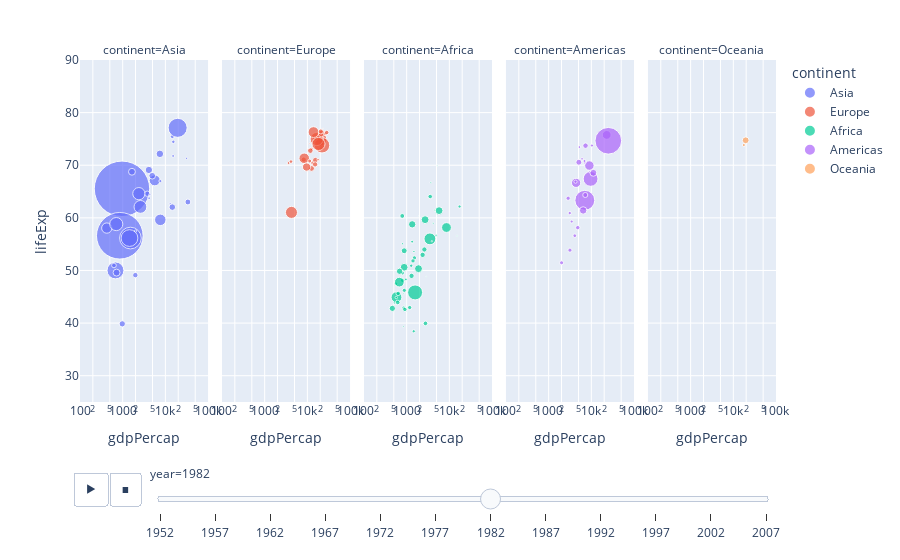

Write notebook code for a chart like this one.
### Code cell
df3 = px.data.gapminder()
fig = px.scatter(df3, x="gdpPercap", y="lifeExp", animation_frame="year", animation_group="country",
                 size="pop", color="continent", hover_name="country", facet_col="continent",
                 log_x = True, size_max = 45, range_x = [100, 100000], range_y = [25,90])             
                

fig.show()

### Figure 1 — Plotly figure (JSON) as saved in the notebook; plotly's stock layout.template omitted (floating-point values rounded to 4 significant figures)
{"data": [{"hovertemplate": "<b>%{hovertext}</b><br><br>continent=Asia<br>year=1982<br>gdpPercap=%{x}<br>lifeExp=%{y}<br>pop=%{marker.size}<extra></extra>", "hovertext": ["Afghanistan", "Bahrain", "Bangladesh", "Cambodia", "China", "Hong Kong, China", "India", "Indonesia", "Iran", "Iraq", "Israel", "Japan", "Jordan", "Korea, Dem. Rep.", "Korea, Rep.", "Kuwait", "Lebanon", "Malaysia", "Mongolia", "Myanmar", "Nepal", "Oman", "Pakistan", "Philippines", "Saudi Arabia", "Singapore", "Sri Lanka", "Syria", "Taiwan", "Thailand", "Vietnam", "West Bank and Gaza", "Yemen, Rep."], "ids": ["Afghanistan", "Bahrain", "Bangladesh", "Cambodia", "China", "Hong Kong, China", "India", "Indonesia", "Iran", "Iraq", "Israel", "Japan", "Jordan", "Korea, Dem. Rep.", "Korea, Rep.", "Kuwait", "Lebanon", "Malaysia", "Mongolia", "Myanmar", "Nepal", "Oman", "Pakistan", "Philippines", "Saudi Arabia", "Singapore", "Sri Lanka", "Syria", "Taiwan", "Thailand", "Vietnam", "West Bank and Gaza", "Yemen, Rep."], "legendgroup": "Asia", "marker": {"color": "#636efa", "size": [12881816, 377967, 93074406, 7272485, 1000281000, 5264500, 708000000, 153343000, 43072751, 14173318, 3858421, 118454974, 2347031, 17647518, 39326000, 1497494, 3086876, 14441916, 1756032, 34680442, 15796314, 1301048, 91462088, 53456774, 11254672, 2651869, 15410151, 9410494, 18501390, 48827160, 56142181, 1425876, 9657618], "sizemode": "area", "sizeref": 651200.0, "symbol": "circle"}, "mode": "markers", "name": "Asia", "orientation": "v", "showlegend": true, "type": "scatter", "x": [978.0, 19210.0, 677.0, 624.5, 962.4, 14560.0, 855.7, 1517.0, 7608.0, 14520.0, 15370.0, 19380.0, 4161.0, 4107.0, 5623.0, 31350.0, 7641.0, 4920.0, 2001.0, 424, 718.4, 12950.0, 1443.0, 2603.0, 33690.0, 15170.0, 1648.0, 3762.0, 7426.0, 2393.0, 707.2, 4336.0, 1978.0], "xaxis": "x", "y": [39.85, 69.05, 50.01, 50.96, 65.53, 75.45, 56.6, 56.16, 59.62, 62.04, 74.45, 77.11, 63.74, 69.1, 67.12, 71.31, 66.98, 68, 57.49, 58.06, 49.59, 62.73, 56.16, 62.08, 63.01, 71.76, 68.76, 64.59, 72.16, 64.6, 58.82, 64.41, 49.11], "yaxis": "y"}, {"hovertemplate": "<b>%{hovertext}</b><br><br>continent=Europe<br>year=1982<br>gdpPercap=%{x}<br>lifeExp=%{y}<br>pop=%{marker.size}<extra></extra>", "hovertext": ["Albania", "Austria", "Belgium", "Bosnia and Herzegovina", "Bulgaria", "Croatia", "Czech Republic", "Denmark", "Finland", "France", "Germany", "Greece", "Hungary", "Iceland", "Ireland", "Italy", "Montenegro", "Netherlands", "Norway", "Poland", "Portugal", "Romania", "Serbia", "Slovak Republic", "Slovenia", "Spain", "Sweden", "Switzerland", "Turkey", "United Kingdom"], "ids": ["Albania", "Austria", "Belgium", "Bosnia and Herzegovina", "Bulgaria", "Croatia", "Czech Republic", "Denmark", "Finland", "France", "Germany", "Greece", "Hungary", "Iceland", "Ireland", "Italy", "Montenegro", "Netherlands", "Norway", "Poland", "Portugal", "Romania", "Serbia", "Slovak Republic", "Slovenia", "Spain", "Sweden", "Switzerland", "Turkey", "United Kingdom"], "legendgroup": "Europe", "marker": {"color": "#EF553B", "size": [2780097, 7574613, 9856303, 4172693, 8892098, 4413368, 10303704, 5117810, 4826933, 54433565, 78335266, 9786480, 10705535, 233997, 3480000, 56535636, 562548, 14310401, 4114787, 36227381, 9859650, 22356726, 9032824, 5048043, 1861252, 37983310, 8325260, 6468126, 47328791, 56339704], "sizemode": "area", "sizeref": 651200.0, "symbol": "circle"}, "mode": "markers", "name": "Europe", "orientation": "v", "showlegend": true, "type": "scatter", "x": [3631.0, 21600.0, 20980.0, 4127.0, 8224.0, 13220.0, 15380.0, 21690.0, 18530.0, 20290.0, 22030.0, 15270.0, 12550.0, 23270.0, 12620.0, 16540.0, 11220.0, 21400.0, 26300.0, 8452.0, 11750.0, 9605.0, 15180.0, 11350.0, 17870.0, 13930.0, 20670.0, 28400.0, 4241.0, 18230.0], "xaxis": "x2", "y": [70.42, 73.18, 73.93, 70.69, 71.08, 70.46, 70.96, 74.63, 74.55, 74.89, 73.8, 75.24, 69.39, 76.99, 73.1, 74.98, 74.1, 76.05, 75.97, 71.32, 72.77, 69.66, 70.16, 70.8, 71.06, 76.3, 76.42, 76.21, 61.04, 74.04], "yaxis": "y2"}, {"hovertemplate": "<b>%{hovertext}</b><br><br>continent=Africa<br>year=1982<br>gdpPercap=%{x}<br>lifeExp=%{y}<br>pop=%{marker.size}<extra></extra>", "hovertext": ["Algeria", "Angola", "Benin", "Botswana", "Burkina Faso", "Burundi", "Cameroon", "Central African Republic", "Chad", "Comoros", "Congo, Dem. Rep.", "Congo, Rep.", "Cote d'Ivoire", "Djibouti", "Egypt", "Equatorial Guinea", "Eritrea", "Ethiopia", "Gabon", "Gambia", "Ghana", "Guinea", "Guinea-Bissau", "Kenya", "Lesotho", "Liberia", "Libya", "Madagascar", "Malawi", "Mali", "Mauritania", "Mauritius", "Morocco", "Mozambique", "Namibia", "Niger", "Nigeria", "Reunion", "Rwanda", "Sao Tome and Principe", "Senegal", "Sierra Leone", "Somalia", "South Africa", "Sudan", "Swaziland", "Tanzania", "Togo", "Tunisia", "Uganda", "Zambia", "Zimbabwe"], "ids": ["Algeria", "Angola", "Benin", "Botswana", "Burkina Faso", "Burundi", "Cameroon", "Central African Republic", "Chad", "Comoros", "Congo, Dem. Rep.", "Congo, Rep.", "Cote d'Ivoire", "Djibouti", "Egypt", "Equatorial Guinea", "Eritrea", "Ethiopia", "Gabon", "Gambia", "Ghana", "Guinea", "Guinea-Bissau", "Kenya", "Lesotho", "Liberia", "Libya", "Madagascar", "Malawi", "Mali", "Mauritania", "Mauritius", "Morocco", "Mozambique", "Namibia", "Niger", "Nigeria", "Reunion", "Rwanda", "Sao Tome and Principe", "Senegal", "Sierra Leone", "Somalia", "South Africa", "Sudan", "Swaziland", "Tanzania", "Togo", "Tunisia", "Uganda", "Zambia", "Zimbabwe"], "legendgroup": "Africa", "marker": {"color": "#00cc96", "size": [20033753, 7016384, 3641603, 970347, 6634596, 4580410, 9250831, 2476971, 4875118, 348643, 30646495, 1774735, 9025951, 305991, 45681811, 285483, 2637297, 38111756, 753874, 715523, 11400338, 4710497, 825987, 17661452, 1411807, 1956875, 3344074, 9171477, 6502825, 6998256, 1622136, 992040, 20198730, 12587223, 1099010, 6437188, 73039376, 517810, 5507565, 98593, 6147783, 3464522, 5828892, 31140029, 20367053, 649901, 19844382, 2644765, 6734098, 12939400, 6100407, 7636524], "sizemode": "area", "sizeref": 651200.0, "symbol": "circle"}, "mode": "markers", "name": "Africa", "orientation": "v", "showlegend": true, "type": "scatter", "x": [5745.0, 2757.0, 1278.0, 4551.0, 807.2, 559.6, 2368.0, 956.8, 797.9, 1267.0, 673.7, 4880.0, 2603.0, 2879.0, 3504.0, 927.8, 524.9, 577.9, 15110.0, 835.8, 876.0, 857.3, 838.1, 1348.0, 797.3, 572.2, 17360.0, 1303.0, 632.8, 618.0, 1481.0, 3688.0, 2703.0, 462.2, 4191.0, 909.7, 1577.0, 5267.0, 881.6, 1890.0, 1518.0, 1465.0, 1177.0, 8568.0, 1896.0, 3895.0, 874.2, 1345.0, 3560.0, 682.3, 1409.0, 788.9], "xaxis": "x3", "y": [61.37, 39.94, 50.9, 61.48, 48.12, 47.47, 52.96, 48.3, 49.52, 52.93, 47.78, 56.7, 53.98, 48.81, 56.01, 43.66, 43.89, 44.92, 56.56, 45.58, 53.74, 42.89, 39.33, 58.77, 55.08, 44.85, 62.16, 48.97, 45.64, 43.92, 53.6, 66.71, 59.65, 42.8, 58.97, 42.6, 45.83, 69.89, 46.22, 60.35, 52.38, 38.45, 42.95, 58.16, 50.34, 55.56, 50.61, 55.47, 64.05, 49.85, 51.82, 60.36], "yaxis": "y3"}, {"hovertemplate": "<b>%{hovertext}</b><br><br>continent=Americas<br>year=1982<br>gdpPercap=%{x}<br>lifeExp=%{y}<br>pop=%{marker.size}<extra></extra>", "hovertext": ["Argentina", "Bolivia", "Brazil", "Canada", "Chile", "Colombia", "Costa Rica", "Cuba", "Dominican Republic", "Ecuador", "El Salvador", "Guatemala", "Haiti", "Honduras", "Jamaica", "Mexico", "Nicaragua", "Panama", "Paraguay", "Peru", "Puerto Rico", "Trinidad and Tobago", "United States", "Uruguay", "Venezuela"], "ids": ["Argentina", "Bolivia", "Brazil", "Canada", "Chile", "Colombia", "Costa Rica", "Cuba", "Dominican Republic", "Ecuador", "El Salvador", "Guatemala", "Haiti", "Honduras", "Jamaica", "Mexico", "Nicaragua", "Panama", "Paraguay", "Peru", "Puerto Rico", "Trinidad and Tobago", "United States", "Uruguay", "Venezuela"], "legendgroup": "Americas", "marker": {"color": "#ab63fa", "size": [29341374, 5642224, 128962939, 25201900, 11487112, 27764644, 2424367, 9789224, 5968349, 8365850, 4474873, 6395630, 5198399, 3669448, 2298309, 71640904, 2979423, 2036305, 3366439, 18125129, 3279001, 1116479, 232187835, 2953997, 15620766], "sizemode": "area", "sizeref": 651200.0, "symbol": "circle"}, "mode": "markers", "name": "Americas", "orientation": "v", "showlegend": true, "type": "scatter", "x": [8998.0, 3157.0, 7031.0, 22900.0, 5096.0, 4398.0, 5263.0, 7317.0, 2861.0, 7214.0, 4098.0, 4820.0, 2011.0, 3122.0, 6068.0, 9611.0, 3470.0, 7010.0, 4259.0, 6435.0, 10330.0, 9120.0, 25010.0, 6920.0, 11150.0], "xaxis": "x4", "y": [69.94, 53.86, 63.34, 75.76, 70.56, 66.65, 73.45, 73.72, 63.73, 64.34, 56.6, 58.14, 51.46, 60.91, 71.21, 67.41, 59.3, 70.47, 66.87, 61.41, 73.75, 68.83, 74.65, 70.81, 68.56], "yaxis": "y4"}, {"hovertemplate": "<b>%{hovertext}</b><br><br>continent=Oceania<br>year=1982<br>gdpPercap=%{x}<br>lifeExp=%{y}<br>pop=%{marker.size}<extra></extra>", "hovertext": ["Australia", "New Zealand"], "ids": ["Australia", "New Zealand"], "legendgroup": "Oceania", "marker": {"color": "#FFA15A", "size": [15184200, 3210650], "sizemode": "area", "sizeref": 651200.0, "symbol": "circle"}, "mode": "markers", "name": "Oceania", "orientation": "v", "showlegend": true, "type": "scatter", "x": [19480.0, 17630.0], "xaxis": "x5", "y": [74.74, 73.84], "yaxis": "y5"}], "layout": {"annotations": [{"font": {}, "showarrow": false, "text": "continent=Asia", "x": 0.092, "xanchor": "center", "xref": "paper", "y": 1, "yanchor": "bottom", "yref": "paper"}, {"font": {}, "showarrow": false, "text": "continent=Europe", "x": 0.296, "xanchor": "center", "xref": "paper", "y": 1, "yanchor": "bottom", "yref": "paper"}, {"font": {}, "showarrow": false, "text": "continent=Africa", "x": 0.5, "xanchor": "center", "xref": "paper", "y": 1, "yanchor": "bottom", "yref": "paper"}, {"font": {}, "showarrow": false, "text": "continent=Americas", "x": 0.704, "xanchor": "center", "xref": "paper", "y": 1, "yanchor": "bottom", "yref": "paper"}, {"font": {}, "showarrow": false, "text": "continent=Oceania", "x": 0.908, "xanchor": "center", "xref": "paper", "y": 1, "yanchor": "bottom", "yref": "paper"}], "autosize": true, "legend": {"itemsizing": "constant", "title": {"text": "continent"}, "tracegroupgap": 0}, "margin": {"t": 60}, "sliders": [{"active": 6, "currentvalue": {"prefix": "year="}, "len": 0.9, "pad": {"b": 10, "t": 60}, "steps": [{"args": [["1952"], {"frame": {"duration": 0, "redraw": false}, "fromcurrent": true, "mode": "immediate", "transition": {"duration": 0, "easing": "linear"}}], "label": "1952", "method": "animate"}, {"args": [["1957"], {"frame": {"duration": 0, "redraw": false}, "fromcurrent": true, "mode": "immediate", "transition": {"duration": 0, "easing": "linear"}}], "label": "1957", "method": "animate"}, {"args": [["1962"], {"frame": {"duration": 0, "redraw": false}, "fromcurrent": true, "mode": "immediate", "transition": {"duration": 0, "easing": "linear"}}], "label": "1962", "method": "animate"}, {"args": [["1967"], {"frame": {"duration": 0, "redraw": false}, "fromcurrent": true, "mode": "immediate", "transition": {"duration": 0, "easing": "linear"}}], "label": "1967", "method": "animate"}, {"args": [["1972"], {"frame": {"duration": 0, "redraw": false}, "fromcurrent": true, "mode": "immediate", "transition": {"duration": 0, "easing": "linear"}}], "label": "1972", "method": "animate"}, {"args": [["1977"], {"frame": {"duration": 0, "redraw": false}, "fromcurrent": true, "mode": "immediate", "transition": {"duration": 0, "easing": "linear"}}], "label": "1977", "method": "animate"}, {"args": [["1982"], {"frame": {"duration": 0, "redraw": false}, "fromcurrent": true, "mode": "immediate", "transition": {"duration": 0, "easing": "linear"}}], "label": "1982", "method": "animate"}, {"args": [["1987"], {"frame": {"duration": 0, "redraw": false}, "fromcurrent": true, "mode": "immediate", "transition": {"duration": 0, "easing": "linear"}}], "label": "1987", "method": "animate"}, {"args": [["1992"], {"frame": {"duration": 0, "redraw": false}, "fromcurrent": true, "mode": "immediate", "transition": {"duration": 0, "easing": "linear"}}], "label": "1992", "method": "animate"}, {"args": [["1997"], {"frame": {"duration": 0, "redraw": false}, "fromcurrent": true, "mode": "immediate", "transition": {"duration": 0, "easing": "linear"}}], "label": "1997", "method": "animate"}, {"args": [["2002"], {"frame": {"duration": 0, "redraw": false}, "fromcurrent": true, "mode": "immediate", "transition": {"duration": 0, "easing": "linear"}}], "label": "2002", "method": "animate"}, {"args": [["2007"], {"frame": {"duration": 0, "redraw": false}, "fromcurrent": true, "mode": "immediate", "transition": {"duration": 0, "easing": "linear"}}], "label": "2007", "method": "animate"}], "x": 0.1, "xanchor": "left", "y": 0, "yanchor": "top"}], "updatemenus": [{"active": 0, "buttons": [{"args": [null, {"frame": {"duration": 500, "redraw": false}, "fromcurrent": true, "mode": "immediate", "transition": {"duration": 500, "easing": "linear"}}], "label": "&#9654;", "method": "animate"}, {"args": [[null], {"frame": {"duration": 0, "redraw": false}, "fromcurrent": true, "mode": "immediate", "transition": {"duration": 0, "easing": "linear"}}], "label": "&#9724;", "method": "animate"}], "direction": "left", "pad": {"r": 10, "t": 70}, "showactive": false, "type": "buttons", "x": 0.1, "xanchor": "right", "y": 0, "yanchor": "top"}], "xaxis": {"anchor": "y", "domain": [0, 0.184], "range": [2, 5], "title": {"text": "gdpPercap"}, "type": "log"}, "xaxis2": {"anchor": "y2", "domain": [0.204, 0.388], "matches": "x", "range": [2, 5], "title": {"text": "gdpPercap"}, "type": "log"}, "xaxis3": {"anchor": "y3", "domain": [0.408, 0.592], "matches": "x", "range": [2, 5], "title": {"text": "gdpPercap"}, "type": "log"}, "xaxis4": {"anchor": "y4", "domain": [0.612, 0.796], "matches": "x", "range": [2, 5], "title": {"text": "gdpPercap"}, "type": "log"}, "xaxis5": {"anchor": "y5", "domain": [0.816, 1], "matches": "x", "range": [2, 5], "title": {"text": "gdpPercap"}, "type": "log"}, "yaxis": {"anchor": "x", "domain": [0, 1], "range": [25, 90], "title": {"text": "lifeExp"}, "type": "linear"}, "yaxis2": {"anchor": "x2", "domain": [0, 1], "matches": "y", "showticklabels": false, "type": "linear"}, "yaxis3": {"anchor": "x3", "domain": [0, 1], "matches": "y", "showticklabels": false, "type": "linear"}, "yaxis4": {"anchor": "x4", "domain": [0, 1], "matches": "y", "showticklabels": false, "type": "linear"}, "yaxis5": {"anchor": "x5", "domain": [0, 1], "matches": "y", "showticklabels": false, "type": "linear"}}}
